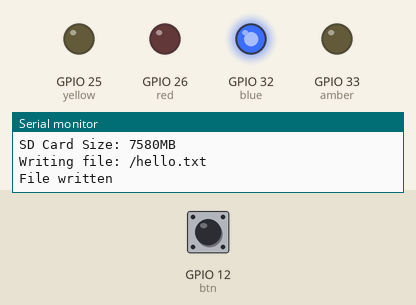
Recording of a sketch running on a simulated ESP32. Parts: output pins drawn as LEDs (lit = HIGH), the last lines printed to the serial monitor. The inputs (shaded band) are chosen by the test bench; at power-on: GPIO 12 (btn) HIGH. Storage starts empty.

Above: at 0.2 s.
At 3.0 s:
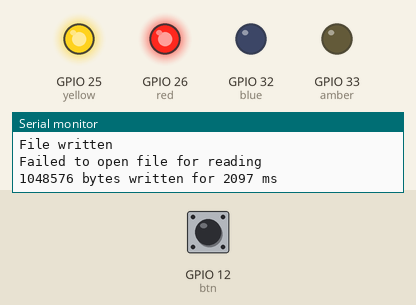
At 5.2 s:
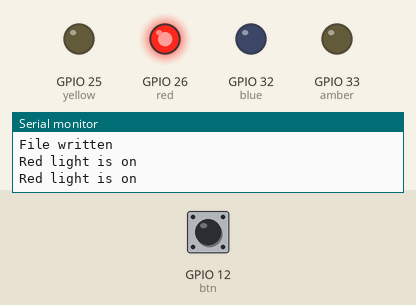
5.3 s: GPIO 12 (btn) pulled LOW for 3.2 s
Timing chart, 0 to 8.3 s (numbered marks = the images above; inputs shaded):
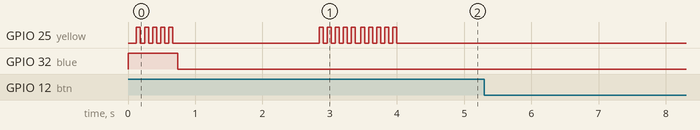

The sketch:

Integrated_Avionics_Software.ino
```cpp
/*
   This is the actual avionics system driver code
   Designed to collect data from the MPU6050, BMP280,
   and write them into the SD card reader Module.
   Outputs include LEDs and a Buzzer and inputs include
   a button.


   Written and designed by
   Gerald Mbuthia
   Electronics and Embedded Systems Engineer
   Omarichet.Space
*/
#include "FS.h"
#include "SD.h"
#include <SPI.h>
#include <Wire.h>
#include <Adafruit_BMP280.h>
#include <Adafruit_MPU6050.h>
#include <Adafruit_Sensor.h>

Adafruit_BMP280 bmp; // For I2C
Adafruit_MPU6050 mpu;


uint8_t red = 26;
uint8_t yellow = 25;
uint8_t blue = 32;
uint8_t amber = 33; // Green
uint8_t btn = 12;
int id = 0;
const int BLINK_INTERVAL = 50;
const int BLINK_INTERVAL2 = 300;
const int debounceDelay = 50;
unsigned long previousMillis = 0;
unsigned long prevTime = 0;
unsigned long lastDebounceTime = 0;
bool blinkLedstate = true;
bool state2 = true;
bool buttonState = true;       // Variable to hold the button state
bool lastButtonState = true;   // Variable to track the previous button state
bool store = false; // Stores button state

void yellowLight() {
  for (int i = 0; i < 5; i++) {
    digitalWrite(yellow, HIGH);  // Turn on the LED
    delay(60);  // Delay for 60 milliseconds
    digitalWrite(yellow, LOW);  // Turn off the LED
    delay(60);  // Delay for 60 milliseconds
  }
}
void blueLight() {
//  Turns on the Blue Led
  digitalWrite(blue, HIGH);
}
void redLight() {
//  Turns on the Red led
  digitalWrite(red, HIGH);
  blueLightOff();
}
void blueLightOff() {
//  Turns off Blue Led
  digitalWrite(blue, LOW);
}
void amberLight() {
//  Turns on Amber LED
  digitalWrite(amber, HIGH);
}
void writeFile(fs::FS &fs, const char * path, const char * message) {
//  Writes data into a file
  Serial.printf("Writing file: %s\n", path);
  File file = fs.open(path, FILE_WRITE);
  if (!file) {
    Serial.println("Failed to open file for writing");
    redLight();
    return;
  }
  if (file.print(message)) {
    Serial.println("File written");
    yellowLight();
  } else {
    Serial.println("Write failed. Red light on");
    redLight();
    while (true);;
  }
  file.close();
}

bool appendFile(fs::FS &fs, const char * path, const char * message) {
  //  Serial.printf("Appending to file: %s\n", path);
  File file = fs.open(path, FILE_APPEND);
  if (!file) {
    Serial.println("Failed to open file for appending");
    redLight();
    return false;
  }
  if (file.print(message)) {
    return true;
  } else {
    Serial.println("Append failed");
    redLight();
    return false;
  }
  file.close();
}
void testFileIO(fs::FS &fs, const char * path) {
//  Not necessary to be removed later
  File file = fs.open(path);
  static uint8_t buf[512];
  size_t len = 0;
  uint32_t start = millis();
  uint32_t end = start;
  if (file) {
    len = file.size();
    size_t flen = len;
    start = millis();
    while (len) {
      size_t toRead = len;
      if (toRead > 512) {
        toRead = 512;
      }
      file.read(buf, toRead);
      len -= toRead;
    }
    end = millis() - start;
    Serial.printf("%u bytes read for %u ms\n", flen, end);
    file.close();
  } else {
    Serial.println("Failed to open file for reading");
    redLight();
  }
  file = fs.open(path, FILE_WRITE);
  if (!file) {
    Serial.println("Failed to open file for writing");
    redLight();
    return;
  }

  size_t i;
  start = millis();
  for (i = 0; i < 2048; i++) {
    file.write(buf, 512);
  }
  end = millis() - start;
  Serial.printf("%u bytes written for %u ms\n", 2048 * 512, end);
  yellowLight();
  file.close();
}
void setupLed() {
  pinMode(yellow, OUTPUT);
  pinMode(amber, OUTPUT);
  pinMode(blue, OUTPUT);
  pinMode(red, OUTPUT);
  pinMode(btn, INPUT_PULLUP);
  digitalWrite(yellow, LOW);
  digitalWrite(amber, LOW);
  digitalWrite(blue, LOW);
  digitalWrite(red, LOW);
}
void blinkLed() {
  unsigned long currentMillis = millis();  // Get the current time
  // Check if the specified interval has passed
  if (currentMillis - previousMillis >= BLINK_INTERVAL2) {
    previousMillis = currentMillis;  // Update the previous time
    blinkLedstate = !blinkLedstate;
    // Toggle the LED state
    digitalWrite(blue, blinkLedstate);
  }
}
void setUpMPU() {
  // MPU6050 Tests start here
  Serial.println("MPU6050 test!");
  // Try to initialize!
  if (!mpu.begin()) {
    Serial.println("No MPU6050");
    redLight();
    while (true) {
      delay(10);
    }
  }
  Serial.println("MPU6050 Found!");
  blueLight();
  mpu.setAccelerometerRange(MPU6050_RANGE_8_G);
  mpu.setGyroRange(MPU6050_RANGE_500_DEG);
  mpu.setFilterBandwidth(MPU6050_BAND_5_HZ);
  delay(100);
  // MPU code ends here
}
void setUpBMP() {
  //BMP280 Tests start here
  Serial.println("BMP280 test");
  if (!bmp.begin(0x76)) {
    Serial.println("BMP280 not found");
    redLight();
    while (true) delay(10); // Infinite loop continues indefinitely
  }
  blueLight();
  /* Default settings from datasheet. */
  bmp.setSampling(Adafruit_BMP280::MODE_NORMAL,     /* Operating Mode. */
                  Adafruit_BMP280::SAMPLING_X2,     /* Temp. oversampling */
                  Adafruit_BMP280::SAMPLING_X16,    /* Pressure oversampling */
                  Adafruit_BMP280::FILTER_X16,      /* Filtering. */
                  Adafruit_BMP280::STANDBY_MS_500); /* Standby time. */
  // BMP280 Tests end here
}
void setUpSD() {
  // SD code starts here
  if (!SD.begin(5)) {
    Serial.println("Card Mount Failed");
    redLight();
    return;
  }
  uint8_t cardType = SD.cardType();
  if (cardType == CARD_NONE) {
    Serial.println("No SD card attached");
    return;
  }

  Serial.print("SD Card Type: ");
  if (cardType == CARD_MMC) {
    Serial.println("MMC");
  } else if (cardType == CARD_SD) {
    Serial.println("SDSC");
  } else if (cardType == CARD_SDHC) {
    Serial.println("SDHC");
  } else {
    Serial.println("UNKNOWN");
  }

  uint64_t cardSize = SD.cardSize() / (1024 * 1024);
  Serial.printf("SD Card Size: %lluMB\n", cardSize);
  blueLight();
}
int checkFileContent() {
  // Open the file
  File file = SD.open("/data.csv");
  if (file) {
    // Read the first line from the file
    String firstLine = file.readStringUntil('\n');
    file.close();
    // Check if the first line contains the desired string
    if (firstLine.indexOf("id,Time (ms),Alt (m)") != -1) {
      Serial.println("String found!");
      return 1;
    } else {
      Serial.println("String not found!");
      return 0;
    }
  } else {
    Serial.println("Error opening file.");
    return -1;
  }
}
void setup() {
  // put your setup code here, to run once:
  Serial.begin(115200);
  while ( !Serial ) delay(100);   // wait for native usb
  setupLed();
  setUpMPU();
  setUpBMP();
  setUpSD();
  writeFile(SD, "/hello.txt", "Hello ");
  appendFile(SD, "/hello.txt", "Gerald It works successfully!\n");
  testFileIO(SD, "/test.txt");
  String dataToHeader = "";
  if (checkFileContent() != 1) {
    dataToHeader = String("id") + "," + String("Time (ms)") + "," + String("Alt (m)") + "," + String("Pres (Pa)")
                   + "," + String("Temp BMP (*C)") + "," + String("Acc X(m/s^2)") + "," + String("Acc Y(m/s^2)")
                   + "," + String("Acc z(m/s^2)") + "," + String("Gyro X(rad/s)") + "," + String("Gyro X(rad/s)") + ","
                   + String("Gyro Z(rad/s)") + "," + String("Gyro Temp(*C)") + "\n";
    writeFile(SD, "/data.csv", dataToHeader.c_str());
  }  else if (checkFileContent() == 1) {
    Serial.println("Already set");
  }
}
void printToSerial(const char* label, float value, const char* suffix = "", bool newLine = false) {
  Serial.print(label);
  Serial.print(value);
  Serial.print(suffix);
  if (newLine) {
    Serial.println();
  }
}

void loop() {
  // put your main code here, to run repeatedly:
  updateButtonState();
  if (digitalRead(red)) {
    Serial.println("Red light is on");
    delay(1000);
    return;
  }
  if (store) {
    /* Get new sensor events with the readings */
    sensors_event_t a, g, temp;
    mpu.getEvent(&a, &g, &temp);

    long timer = millis();
    String dataToLog = "";
    // BMP280 software
    float bmpPres = bmp.readPressure();
    float bmpAlt = bmp.readAltitude(1026.25);
    float bmpTemp = bmp.readTemperature();


    // BMP280 Software ends here
    // MPU6050 Software starts here

    float accX = a.acceleration.x;
    float accY = a.acceleration.y;
    float accZ = a.acceleration.z;

    float gX = g.gyro.x;
    float gY = g.gyro.y;
    float gZ = g.gyro.z;

    float gTemp = temp.temperature;
    // MPU code ends here
    dataToLog = String(id++) + "," + String(timer) + "," + String(bmpAlt) + "," + String(bmpPres)
                + "," + String(bmpTemp) + "," + String(accX) + "," + String(accY)
                + "," + String(accZ) + "," + String(gX) + "," + String(gY) + ","
                + String(gZ) + "," + String(gTemp) + "\n";
    /* Print out the values */
    unsigned long currTime = millis();  // Get the current time
    // Check if the specified interval has passed
    if (currTime - prevTime >= 1000) {
      prevTime = currTime;  // Update the previous time
      printToSerial("Temp = ", bmpTemp, " *C, ");
      printToSerial("Pres = ", bmpPres, " Pa, ");
      printToSerial("Alt = ", bmpAlt, " m, ", true);
      printToSerial("Ax = ", accX, ", ");
      printToSerial("Ay = ", accY, ", ");
      printToSerial("Az = ", accZ, " m/s^2", true);

      printToSerial("Gx = ", gX, ", ");
      printToSerial("Gy = ", gY, ", ");
      printToSerial("Gz = ", gZ, " rad/s", true);

      printToSerial("Temp AG = ", gTemp, " *C", true);
      prevTime = currTime;
    }

    // SD Card code Starts here
    appendFile(SD, "/data.csv", dataToLog.c_str());
    // SD card code Ends here
    blinkLed();
    //  delay(1000); // To be removed in favour of millis()
  }
}
```

BuzzerRoutine.ino
```cpp
void updateButtonState() {
  // Read the current state of the button
  bool reading = digitalRead(btn);

  // Check if the button state has changed
  if (reading != lastButtonState) {
    // Reset the debounce timer
    lastDebounceTime = millis();
  }

  // Check if the debounce delay has passed
  if ((millis() - lastDebounceTime) > debounceDelay) {
    // Update the button state if it has stabilized
    if (reading != buttonState) {
      buttonState = reading;
      // Perform any desired actions based on the button state change
      if (buttonState == false) {
        // Button is pressed, change the variable state
        // For example:
        store = !store;
        Serial.println(store);
        // myVariable = false;
      }
    }
  }

  // Update the last button state
  lastButtonState = reading;
}
```
